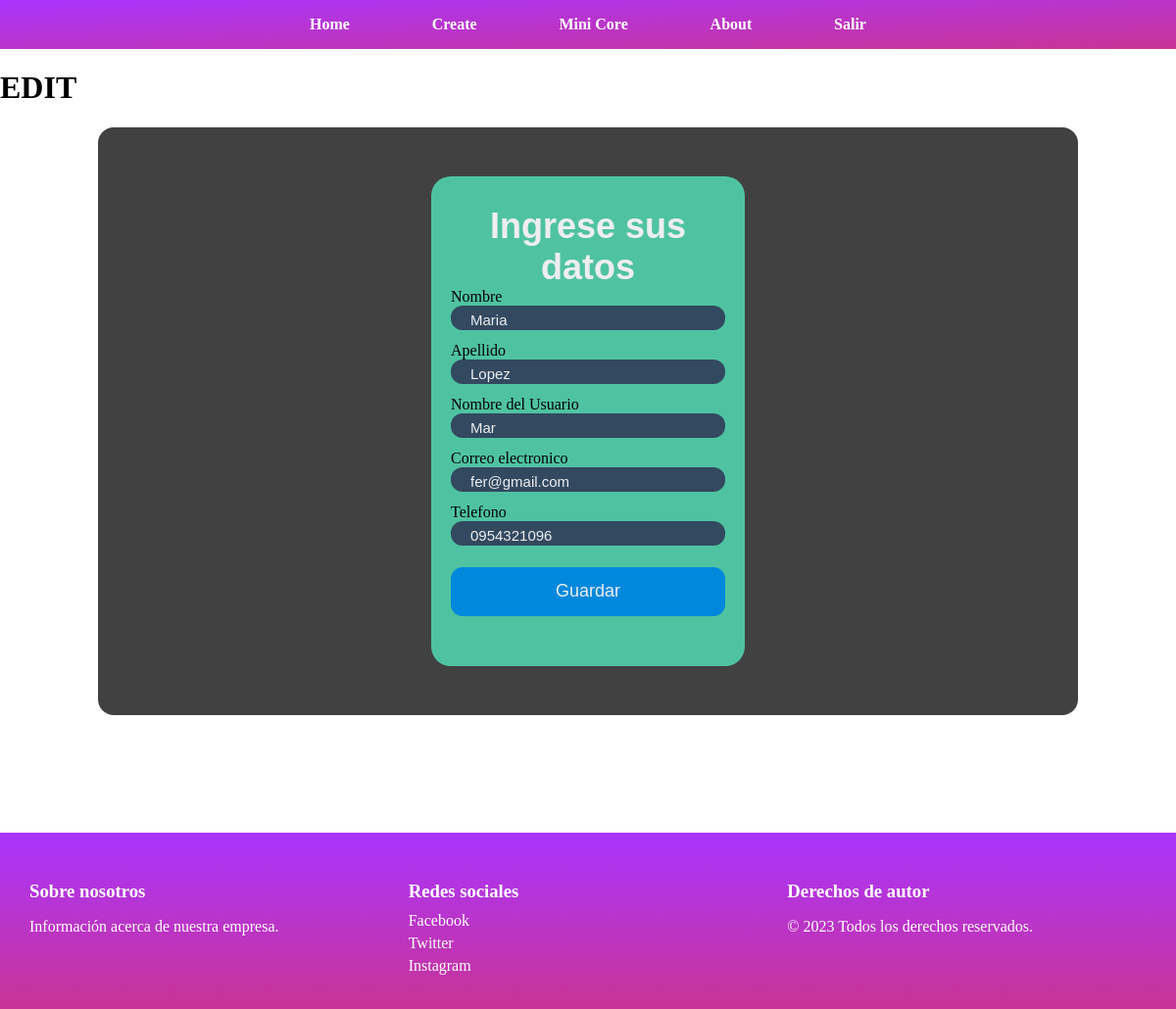
The app's page /useredit/9 (signed in) with its own data.
### CRUD1/models.py (models this page shows)
class Usuario(models.Model):
    nombre = models.CharField(max_length=50)
    apellido = models.CharField(max_length=50)
    nombre_usuario = models.CharField(max_length=50, verbose_name="Nombre del Usuario")
    email = models.EmailField(verbose_name="Correo electronico")
    tfno = models.CharField(max_length=10, verbose_name="Telefono")

### CRUD1/views.py (the view)
# urls.py: path('useredit/<int:id>', views.useredit, name='useredit'),
@login_required
def useredit(request, id):
    usuario = Usuario.objects.get(id=id)
    formulario = UsuarioForm(request.POST or None,
                             request.FILES or None, instance=usuario)
    if formulario.is_valid() and request.POST:
        formulario.save()
        return redirect('index')
    return render(request, "usuarios/edit.html", {"formulario": formulario})

### CRUD1/form.py
class UsuarioForm(ModelForm):
    class Meta:
        model = Usuario
        fields = '__all__'

### CRUD1/templates/usuarios/edit.html
{% extends "predeterminados/base.html"%}
{% load static %} {% block titulo%} Edit {%endblock%} {% block contenido%}
<h1>EDIT</h1>
{% include "predeterminados/formulario.html" %} {%endblock%}

### CRUD1/templates/predeterminados/formulario.html (shortened to what this page needs)
<head>
  {% load static %}
  <link rel="stylesheet" type="text/css" href="{% static 'css/form.css' %}" />
</head>
<div class="bodyform">
  <div class="form">
    <div class="title">Ingrese sus datos</div>
    <form enctype="multipart/form-data" method="post">
      {% csrf_token %} {% for campo in formulario %}
      <div class="input-container">
        {% if campo.field.widget.input_type == 'datetime-local' %}
            <label for="{{ campo.id_for_label }}">{{ campo.label }}</label>
            <input type="datetime-local" class="input" name="{{ campo.name }}" id="{{ campo.id_for_label }}" value="{{ campo.value|default:'' }}">
        {% elif campo.field.widget.input_type == 'Textarea' %}
            <label for="{{ campo.id_for_label }}">{{ campo.label }}</label>
            <textarea class="input" name="{{ campo.name }}" id="{{ campo.id_for_label }}" placeholder="{{ campo.label }}" rows="5">{{ campo.value|default:'' }}</textarea>
        {% else %}
            <label for="{{ campo.id_for_label }}">{{ campo.label }}</label>
            <input type="{{ campo.field.widget.input_type }}" class="input" name="{{ campo.name }}" id="{{ campo.id_for_label }}" value="{{ campo.value|default:'' }}">
        {% endif %}
      </div>
      {% endfor %}
      <input class="submit" type="submit" value="Guardar" />
    </form>
  </div>
</div>

### CRUD1/static/css/navbar.css (style rules this page uses)
:root { --vosc: #674ab3; --vmedio: #a348a6; --violeta: #9f63c4; --vcla: #9075d8; --vrosa: #cea2d7; --orcuro: #333; --blanco: #fff; --backgroundnav: #272727; --change: #8c8c8c; --violeta: #9502ffcc; --fuxia: #bb017acc; }

### CRUD1/static/css/form.css (style rules this page uses)
.bodyform { align-items: center; background-color: #414141; display: flex; justify-content: center; height: 100%; padding: 50px; margin: auto; border-radius: 1rem; width: 75%; margin-bottom: 1rem; }
.form { background-color: #4fc3a1; border-radius: 20px; box-sizing: border-box; height: 500px; padding: 20px; width: 320px; }
.title { color: #eee; font-family: sans-serif; font-size: 36px; font-weight: 600; margin-top: 10px; text-align: center; }
.input-container { height: 50px; position: relative; width: 100%; margin-bottom: 5px; }
.input { background-color: #324960; border-radius: 12px; border: 0; box-sizing: border-box; color: #eee; font-size: 15px; height: 50%; outline: 0; padding: 4px 20px 0; width: 100%; }
.submit { background-color: #08d; border-radius: 12px; border: 0; box-sizing: border-box; color: #eee; cursor: pointer; font-size: 18px; height: 50px; margin-top: 10px; outline: 0; text-align: center; width: 100%; }

### CRUD1/static/css/footer.css (style rules this page uses)
:root { --vosc: #674ab3; --vmedio: #a348a6; --violeta: #9f63c4; --vcla: #9075d8; --vrosa: #cea2d7; --orcuro: #333; --blanco: #fff; --violeta: #9502ffcc; --fuxia: #bb017acc; }

### CRUD1/templates/predeterminados/base.html (style rules this page uses)
body { margin: 0; background: url('https://i.pinimg.com/originals/1a/f6/89/1af689d42bdb7686df444f22925f9e89.gif') no-repeat; background-size: cover; background-position: center; }

### records on screen
Usuario: nombre "Maria" "Lopez" "Mar" "fer@gmail.com" "0954321096"

### other values on screen
{{ campo.label }} "Nombre" "Apellido" "Nombre del Usuario" "Correo electronico" "Telefono"
